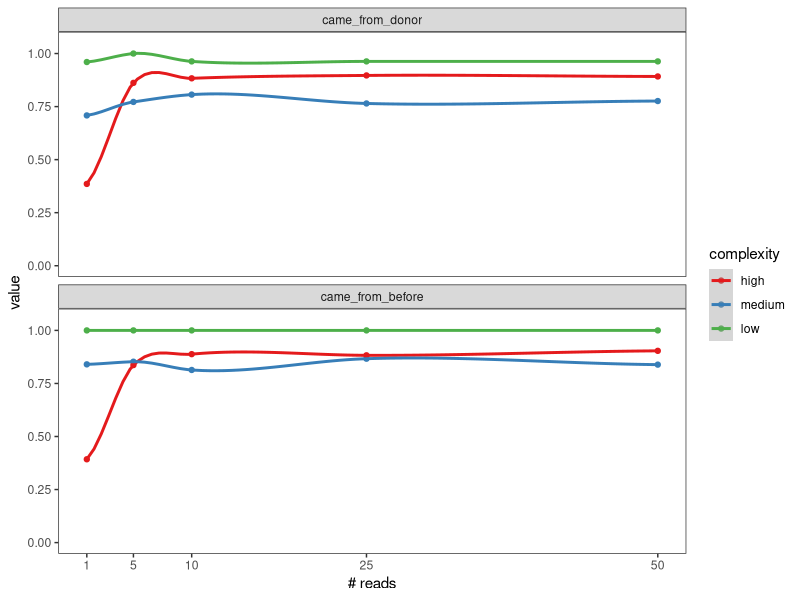

Reproduce this figure in R.
###################################################################################
# This R code designed to made Figure 2B "The results of the second step of the   #
# RECAST algorithm testing using the simulation datasets (species)" of            #
# Olekhnovich et al. (2020) manuscript                                            #
#                                                                                 #                     
# "Separation of donor and recipient microbial diversity                          #
# allow to determine taxonomic and functional features of                         #
# microbiota restructuring following fecal transplantation"                       #
#                                                                                 #
## E I. Olekhnovich, January 14, 2021                                             #
#                                                                                 #
###################################################################################

# Set work directory 
workdir <- "/home/acari/github/RECAST_project/"
setwd(workdir)

# Set libraries
library(ggplot2)
library(Metrics)
library(stringr)
library(reshape2)

# Make the function for calculate main classification quality metrics
metrics_calc <- function(df){
    y <- as.numeric(unlist(df.sbs["class"]))
    predictions <- as.numeric(unlist(df.sbs["scored.class"]))
    precision <- precision(predictions, y)
    recall <- recall(predictions, y)
    F1 <- (2 * precision * recall) / (precision + recall)
    DF <- data.frame(F1, precision, recall)
    return(DF)
}

# Import data
df.idxstats.all <- read.csv("DATA/simulation_species.txt", sep = "\t")

# Processing data
df.idxstats.all$coverage[is.na(df.idxstats.all$coverage)] <- 0
df.idxstats.all$mapped[is.na(df.idxstats.all$mapped)] <- 0
df.idxstats.all$coverage[df.idxstats.all$coverage > 0] <- 1
df.idxstats.all$mapped[df.idxstats.all$mapped > 0] <- 1

colnames(df.idxstats.all)[c(4,5)] <- c('scored.class', 'class')

df.idxstats.all$sample <- as.character(df.idxstats.all$sample)

df.f1.from_donor <- NULL
for (i in unique(df.idxstats.all$sample)){
    
    for (k in unique(df.idxstats.all$group)){
        
        df.sbs <- df.idxstats.all[df.idxstats.all$sample == i & df.idxstats.all$group == k,]
        df.sbs <- metrics_calc(df.sbs)
        df.sbs$sample <- i
        df.sbs$group <- k
        df.f1.from_donor <- rbind(df.sbs, df.f1.from_donor)    
    }
}

df.f1.from_donor$nreads <- as.numeric(gsub("high_|medium_|low_|M", "", df.f1.from_donor$sample))
df.f1.from_donor$complexity <- sapply(str_split(df.f1.from_donor$sample, "_"), function(x) x[1])
df.f1.from_donor <- melt(df.f1.from_donor, id.vars = c("sample", "nreads", "group", "complexity"))
colnames(df.f1.from_donor)[5] <- "metrics"
df.f1.from_donor$complexity <- factor(df.f1.from_donor$complexity, levels = c("high", "medium", "low"))

df.f1.from_donor.sbs <- df.f1.from_donor[df.f1.from_donor$metrics == "F1",]
df.f1.from_donor.sbs <- df.f1.from_donor.sbs[df.f1.from_donor.sbs$group != "came_from_both",]
df.f1.from_donor.sbs <- df.f1.from_donor.sbs[df.f1.from_donor.sbs$group != "came_itself",]

df.f1.from_donor.sbs$group <- factor(df.f1.from_donor.sbs$group, levels = c("came_from_donor", "came_from_before"))
species <- df.f1.from_donor.sbs

# Make the species classification quality plot
from_donor.metrics <- ggplot(df.f1.from_donor.sbs, aes(nreads, value, col = complexity))+
    geom_point()+
    facet_wrap(~group, ncol = 1)+
    stat_smooth()+
    ylim(c(0,1.05))+
    theme_bw()+
    theme(panel.grid.major = element_blank(), panel.grid.minor = element_blank())+
    scale_x_continuous(breaks = c(1,5,10,25,50))+
    # ggtitle("From donor")+
    xlab("# reads")+
    scale_color_brewer(palette = "Set1")

# Save plot
svg(filename="FIGURES/f1_score_species.svg", width=4.0, height=5.0)
from_donor.metrics
dev.off()
